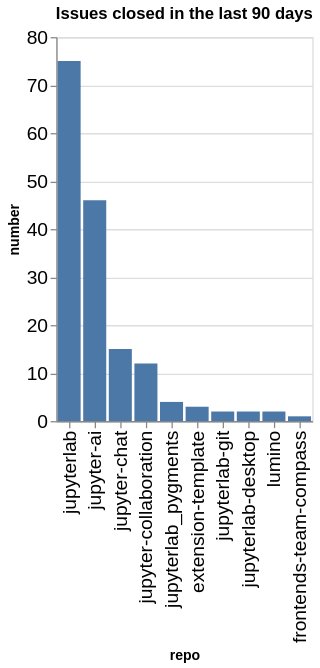

The cell this chart's notebook holds for it:
### Code cell
closed_counts = closed.groupby(['org', 'repo']).count()['number'].reset_index()
closed_counts['org/repo'] = closed_counts.apply(lambda a: a['org'] + '/' + a['repo'], axis=1)
sorted_vals = closed_counts.sort_values(['number'], ascending=False)['repo'].values
alt.Chart(data=closed_counts, title=f"Issues closed in the last {n_days} days").mark_bar().encode(
    x=alt.X('repo', sort=alt.Sort(sorted_vals.tolist())),
    y='number',
)

### Figure 1 — Vega-Lite specification as saved in the notebook (floating-point values rounded to 4 significant figures)
{"config": {"axisLeft": {"labelFontSize": 15}, "axisBottom": {"labelFontSize": 15}}, "data": {"name": "data-dcb8258f1e1d7536dfe1805f157b755e"}, "mark": {"type": "bar"}, "encoding": {"x": {"field": "repo", "sort": ["jupyterlab", "jupyter-ai", "jupyter-chat", "jupyter-collaboration", "jupyterlab_pygments", "extension-template", "jupyterlab-git", "jupyterlab-desktop", "lumino", "frontends-team-compass"], "type": "nominal"}, "y": {"field": "number", "type": "quantitative"}}, "title": "Issues closed in the last 90 days", "$schema": "https://vega.github.io/schema/vega-lite/v5.20.1.json", "datasets": {"data-dcb8258f1e1d7536dfe1805f157b755e": [{"org": "jupyterlab", "repo": "extension-template", "number": 3, "org/repo": "jupyterlab/extension-template"}, {"org": "jupyterlab", "repo": "frontends-team-compass", "number": 1, "org/repo": "jupyterlab/frontends-team-compass"}, {"org": "jupyterlab", "repo": "jupyter-ai", "number": 46, "org/repo": "jupyterlab/jupyter-ai"}, {"org": "jupyterlab", "repo": "jupyter-chat", "number": 15, "org/repo": "jupyterlab/jupyter-chat"}, {"org": "jupyterlab", "repo": "jupyter-collaboration", "number": 12, "org/repo": "jupyterlab/jupyter-collaboration"}, {"org": "jupyterlab", "repo": "jupyterlab", "number": 75, "org/repo": "jupyterlab/jupyterlab"}, {"org": "jupyterlab", "repo": "jupyterlab-desktop", "number": 2, "org/repo": "jupyterlab/jupyterlab-desktop"}, {"org": "jupyterlab", "repo": "jupyterlab-git", "number": 2, "org/repo": "jupyterlab/jupyterlab-git"}, {"org": "jupyterlab", "repo": "jupyterlab_pygments", "number": 4, "org/repo": "jupyterlab/jupyterlab_pygments"}, {"org": "jupyterlab", "repo": "lumino", "number": 2, "org/repo": "jupyterlab/lumino"}]}}
